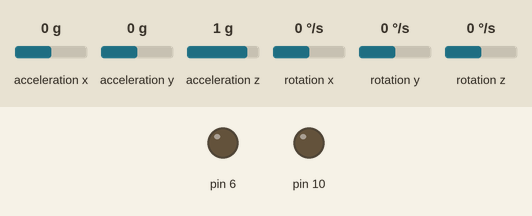
Recording of a sketch running on a simulated Arduino Uno, built with avr-gcc and run on an emulated ATmega328P. Shown: output pins drawn as LEDs (lit = HIGH). Inputs (shaded band) come from the test bench; at power-on: acceleration x 0 g, acceleration y 0 g, acceleration z 1 g, rotation x 0 °/s, rotation y 0 °/s, rotation z 0 °/s. Storage starts empty; what the sketch prints to the serial monitor is not drawn.

Above: at 0.1 s.
At 2.1 s:
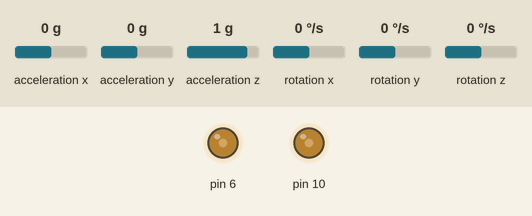
Timing chart, 0 to 3.6 s (numbered marks = the images above):
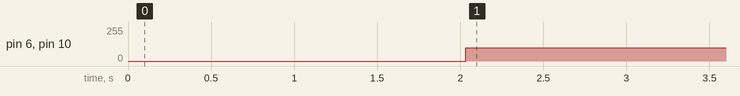

The sketch:

TFGenerator.ino
```cpp
//--------------------------------------------------------------------------------------------------------------------
/*
 *                                            CLASS HEADER FILES
 */
//--------------------------------------------------------------------------------------------------------------------

#include <MPU6050.h>
#include <SPI.h>
#include <SD.h>

//--------------------------------------------------------------------------------------------------------------------
/*
 *                                         CLASS OBJECT INSTANTIATIONS
 */
//--------------------------------------------------------------------------------------------------------------------

MPU6050 mpu;

//---------------------------------------------------------------------------------------------------------------
/*
 *                                    VARIABLE/CONSTANT DEFINITIONS
 */
//---------------------------------------------------------------------------------------------------------------

double z,zz;

unsigned long timer = 0;

float timeStep = 0.01, gyaw = 0,pi = 3.143;

const int chipSelect = 4;

//--------------------------------------------------------------------------------------------------------------
/*
 *                                   COMPONENT INITIALISATION LOOP
 */
//--------------------------------------------------------------------------------------------------------------

void setup()
{
    Serial.begin(9600);
    while(!mpu.begin(MPU6050_SCALE_2000DPS, MPU6050_RANGE_2G))
    {
      Serial.println("Could not find a valid MPU6050 sensor, check wiring!");
      delay(500);
    }

    if (!SD.begin(chipSelect))
    {
      Serial.println("Card failed, or not present");
      // don't do anything more:
      return;
    }
    Serial.println("card initialized.");

    if(SD.exists("TFData.txt"))
    {
      SD.remove("TFData.txt");
    }

    mpu.calibrateGyro();
    mpu.setThreshold(3);

    pinMode(10, OUTPUT);
    pinMode(6, OUTPUT);
    delay(2000);
}

//------------------------------------------------------------------------------------------------------------------
/*
 *                                           MAIN CONTROL LOOP
 */
//------------------------------------------------------------------------------------------------------------------

void loop()
{
   timer = millis();
   Vector norm = mpu.readNormalizeGyro(); // read in gyro data as a 3x1 vector
   z  = norm.ZAxis;                       // read in angular velociy

   delay((timeStep*1000) - (millis() - timer));

   for(int x = 0;x < 10; x++)
   {
      zz += z;                      // run it through a 10 point averaging filter
   }
   zz = zz/10;

   analogWrite(10,100);
   analogWrite(6,100);              // Activate the motors

   String dataString = String(zz);

   File dataFile = SD.open("TFData.txt", FILE_WRITE);

                                                         // if the file is available, write to it:
  if (dataFile)
  {
    dataFile.println(dataString);
    dataFile.close();
    Serial.println(dataString);                                 // print to the serial port too:
  }
                                               // if the file isn't open, pop up an error:
  else
  {
    Serial.println("error opening datalog.txt");
  }
}
```

Measured:
- by itself, pin 6, pin 10: 0/255 → 100/255 at 2.0 s
